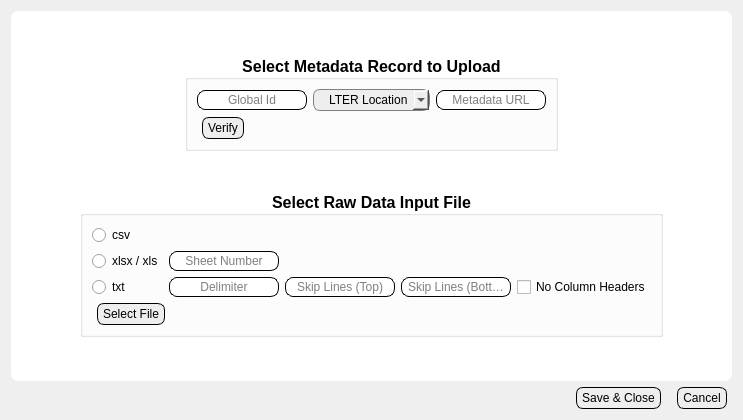
<?xml version="1.0" encoding="UTF-8"?>
<ui version="4.0">
 <class>Dialog</class>
 <widget class="QDialog" name="Dialog">
  <property name="geometry">
   <rect>
    <x>0</x>
    <y>0</y>
    <width>743</width>
    <height>420</height>
   </rect>
  </property>
  <property name="windowTitle">
   <string>Create Session</string>
  </property>
  <property name="styleSheet">
   <string notr="true">.QLabel{
	background: None;
}
.QComboBox {
    border: 1px solid gray;
    border-radius: 7px;
    padding: 2px;
	padding-left: 15px;
	background: #EEEEEE;
}
.QFrame, .QWidget{
	border-radius: 7;
	background: white;
}	

.QLineEdit{
	padding: 1px;
	border-style: solid;
	border: 1px solid black;
	border-radius: 8px;
}

.QPushButton {
	color: black;
	background: #EEEEEE;
	border-width: 1px;
	border-color: black;
	border-style: solid;
	border-radius: 7;
	margin-left: 5px;
	margin-right:5px;	
	padding-left: 5px;
	padding-right: 5px;
	padding-top: 3px;
	padding-bottom: 3px;
}

QTabWidget::tab-bar {
	left: 5px; /* move to the right by 5px */
}
/* Style the tab using the tab sub-control. Note that it reads QTabBar _not_ QTabWidget */

QTabBar::tab {
	background: qlineargradient(x1: 0, y1: 0, x2: 0, y2: 1, stop: 0 		#E1E1E1, stop: 0.4 #DDDDDD, stop: 0.5 #D8D8D8, stop: 1.0 #D3D3D3);
	border: 2px solid #C4C4C3;
	border-bottom-color: #C2C7CB; /* same as the pane color */
	border-top-left-radius: 4px;
	border-top-right-radius: 4px;
	min-width: 8ex;
	padding: 2px;
}
QTabBar::tab:selected, QTabBar::tab:hover {
	background: qlineargradient(x1: 0, y1: 0, x2: 0, y2: 1, stop: 0 #fafafa, stop: 0.4 #f4f4f4, stop: 0.5 #e7e7e7, stop: 1.0 #fafafa);
}
QTabBar::tab:selected {
	border-color: #9B9B9B;
	border-bottom-color: #C2C7CB; /* same as pane color */
}
QTabBar::tab:!selected {
	margin-top: 2px; /* make non-selected tabs look smaller */
}

</string>
  </property>
  <layout class="QVBoxLayout" name="verticalLayout_6">
   <item>
    <layout class="QVBoxLayout" name="verticalLayout_5">
     <item>
      <widget class="QFrame" name="frame">
       <property name="sizePolicy">
        <sizepolicy hsizetype="Expanding" vsizetype="Expanding">
         <horstretch>0</horstretch>
         <verstretch>0</verstretch>
        </sizepolicy>
       </property>
       <property name="styleSheet">
        <string notr="true"/>
       </property>
       <property name="frameShape">
        <enum>QFrame::StyledPanel</enum>
       </property>
       <property name="frameShadow">
        <enum>QFrame::Raised</enum>
       </property>
       <layout class="QVBoxLayout" name="verticalLayout_4">
        <item>
         <spacer name="verticalSpacer">
          <property name="orientation">
           <enum>Qt::Vertical</enum>
          </property>
          <property name="sizeHint" stdset="0">
           <size>
            <width>20</width>
            <height>2</height>
           </size>
          </property>
         </spacer>
        </item>
        <item>
         <layout class="QHBoxLayout" name="horizontalLayout_7">
          <item>
           <spacer name="horizontalSpacer_4">
            <property name="orientation">
             <enum>Qt::Horizontal</enum>
            </property>
            <property name="sizeHint" stdset="0">
             <size>
              <width>40</width>
              <height>20</height>
             </size>
            </property>
           </spacer>
          </item>
          <item>
           <widget class="QGroupBox" name="groupBoxMeta">
            <property name="sizePolicy">
             <sizepolicy hsizetype="Expanding" vsizetype="Fixed">
              <horstretch>0</horstretch>
              <verstretch>0</verstretch>
             </sizepolicy>
            </property>
            <property name="font">
             <font>
              <pointsize>12</pointsize>
              <weight>75</weight>
              <bold>true</bold>
             </font>
            </property>
            <property name="title">
             <string>Select Metadata Record to Upload</string>
            </property>
            <property name="alignment">
             <set>Qt::AlignCenter</set>
            </property>
            <layout class="QVBoxLayout" name="verticalLayout_3">
             <item>
              <layout class="QVBoxLayout" name="verticalLayout_2">
               <item>
                <layout class="QHBoxLayout" name="horizontalLayout">
                 <item>
                  <widget class="QLineEdit" name="lnedGlobalId">
                   <property name="enabled">
                    <bool>true</bool>
                   </property>
                   <property name="sizePolicy">
                    <sizepolicy hsizetype="Fixed" vsizetype="Fixed">
                     <horstretch>0</horstretch>
                     <verstretch>0</verstretch>
                    </sizepolicy>
                   </property>
                   <property name="focusPolicy">
                    <enum>Qt::StrongFocus</enum>
                   </property>
                   <property name="alignment">
                    <set>Qt::AlignCenter</set>
                   </property>
                   <property name="placeholderText">
                    <string>Global Id</string>
                   </property>
                  </widget>
                 </item>
                 <item>
                  <widget class="QComboBox" name="cboxLTERloc">
                   <property name="sizePolicy">
                    <sizepolicy hsizetype="Fixed" vsizetype="Fixed">
                     <horstretch>0</horstretch>
                     <verstretch>0</verstretch>
                    </sizepolicy>
                   </property>
                   <property name="focusPolicy">
                    <enum>Qt::StrongFocus</enum>
                   </property>
                   <property name="layoutDirection">
                    <enum>Qt::LeftToRight</enum>
                   </property>
                   <property name="autoFillBackground">
                    <bool>false</bool>
                   </property>
                   <property name="frame">
                    <bool>false</bool>
                   </property>
                   <item>
                    <property name="text">
                     <string>LTER Location</string>
                    </property>
                   </item>
                   <item>
                    <property name="text">
                     <string>AND</string>
                    </property>
                   </item>
                   <item>
                    <property name="text">
                     <string>ARC</string>
                    </property>
                   </item>
                   <item>
                    <property name="text">
                     <string>BES</string>
                    </property>
                   </item>
                   <item>
                    <property name="text">
                     <string>BNZ</string>
                    </property>
                   </item>
                   <item>
                    <property name="text">
                     <string>CCE</string>
                    </property>
                   </item>
                   <item>
                    <property name="text">
                     <string>CDR</string>
                    </property>
                   </item>
                   <item>
                    <property name="text">
                     <string>CAP</string>
                    </property>
                   </item>
                   <item>
                    <property name="text">
                     <string>CWT</string>
                    </property>
                   </item>
                   <item>
                    <property name="text">
                     <string>FCE</string>
                    </property>
                   </item>
                   <item>
                    <property name="text">
                     <string>GCE</string>
                    </property>
                   </item>
                   <item>
                    <property name="text">
                     <string>HFR</string>
                    </property>
                   </item>
                   <item>
                    <property name="text">
                     <string>HBR</string>
                    </property>
                   </item>
                   <item>
                    <property name="text">
                     <string>JRN</string>
                    </property>
                   </item>
                   <item>
                    <property name="text">
                     <string>KBS</string>
                    </property>
                   </item>
                   <item>
                    <property name="text">
                     <string>KNZ</string>
                    </property>
                   </item>
                   <item>
                    <property name="text">
                     <string>LNO</string>
                    </property>
                   </item>
                   <item>
                    <property name="text">
                     <string>LUQ</string>
                    </property>
                   </item>
                   <item>
                    <property name="text">
                     <string>MCM</string>
                    </property>
                   </item>
                   <item>
                    <property name="text">
                     <string>MCR</string>
                    </property>
                   </item>
                   <item>
                    <property name="text">
                     <string>NWT</string>
                    </property>
                   </item>
                   <item>
                    <property name="text">
                     <string>NTL</string>
                    </property>
                   </item>
                   <item>
                    <property name="text">
                     <string>PAL</string>
                    </property>
                   </item>
                   <item>
                    <property name="text">
                     <string>PIE</string>
                    </property>
                   </item>
                   <item>
                    <property name="text">
                     <string>SBC</string>
                    </property>
                   </item>
                   <item>
                    <property name="text">
                     <string>SEV</string>
                    </property>
                   </item>
                   <item>
                    <property name="text">
                     <string>SGS</string>
                    </property>
                   </item>
                   <item>
                    <property name="text">
                     <string>VCR</string>
                    </property>
                   </item>
                  </widget>
                 </item>
                 <item>
                  <widget class="QLineEdit" name="lnedMetadataUrl">
                   <property name="sizePolicy">
                    <sizepolicy hsizetype="Fixed" vsizetype="Fixed">
                     <horstretch>0</horstretch>
                     <verstretch>0</verstretch>
                    </sizepolicy>
                   </property>
                   <property name="focusPolicy">
                    <enum>Qt::StrongFocus</enum>
                   </property>
                   <property name="text">
                    <string/>
                   </property>
                   <property name="alignment">
                    <set>Qt::AlignCenter</set>
                   </property>
                   <property name="placeholderText">
                    <string>Metadata URL</string>
                   </property>
                  </widget>
                 </item>
                </layout>
               </item>
               <item>
                <layout class="QHBoxLayout" name="horizontalLayout_2">
                 <item>
                  <widget class="QPushButton" name="btnVerifyMeta">
                   <property name="sizePolicy">
                    <sizepolicy hsizetype="Fixed" vsizetype="Fixed">
                     <horstretch>0</horstretch>
                     <verstretch>0</verstretch>
                    </sizepolicy>
                   </property>
                   <property name="focusPolicy">
                    <enum>Qt::StrongFocus</enum>
                   </property>
                   <property name="contextMenuPolicy">
                    <enum>Qt::DefaultContextMenu</enum>
                   </property>
                   <property name="text">
                    <string>Verify</string>
                   </property>
                   <property name="autoDefault">
                    <bool>false</bool>
                   </property>
                   <property name="flat">
                    <bool>false</bool>
                   </property>
                  </widget>
                 </item>
                 <item>
                  <spacer name="horizontalSpacer_7">
                   <property name="orientation">
                    <enum>Qt::Horizontal</enum>
                   </property>
                   <property name="sizeHint" stdset="0">
                    <size>
                     <width>40</width>
                     <height>20</height>
                    </size>
                   </property>
                  </spacer>
                 </item>
                </layout>
               </item>
              </layout>
             </item>
            </layout>
           </widget>
          </item>
          <item>
           <spacer name="horizontalSpacer_5">
            <property name="orientation">
             <enum>Qt::Horizontal</enum>
            </property>
            <property name="sizeHint" stdset="0">
             <size>
              <width>40</width>
              <height>20</height>
             </size>
            </property>
           </spacer>
          </item>
         </layout>
        </item>
        <item>
         <spacer name="verticalSpacer_2">
          <property name="orientation">
           <enum>Qt::Vertical</enum>
          </property>
          <property name="sizeHint" stdset="0">
           <size>
            <width>20</width>
            <height>0</height>
           </size>
          </property>
         </spacer>
        </item>
        <item>
         <layout class="QHBoxLayout" name="horizontalLayout_6">
          <item>
           <spacer name="horizontalSpacer_3">
            <property name="orientation">
             <enum>Qt::Horizontal</enum>
            </property>
            <property name="sizeHint" stdset="0">
             <size>
              <width>40</width>
              <height>20</height>
             </size>
            </property>
           </spacer>
          </item>
          <item>
           <widget class="QGroupBox" name="groupBoxFile">
            <property name="sizePolicy">
             <sizepolicy hsizetype="Expanding" vsizetype="Fixed">
              <horstretch>0</horstretch>
              <verstretch>0</verstretch>
             </sizepolicy>
            </property>
            <property name="font">
             <font>
              <pointsize>12</pointsize>
              <weight>75</weight>
              <bold>true</bold>
             </font>
            </property>
            <property name="title">
             <string>Select Raw Data Input File</string>
            </property>
            <property name="alignment">
             <set>Qt::AlignCenter</set>
            </property>
            <layout class="QHBoxLayout" name="horizontalLayout_5">
             <item>
              <layout class="QVBoxLayout" name="verticalLayout">
               <item>
                <layout class="QGridLayout" name="gridLayout">
                 <item row="2" column="1">
                  <widget class="QLineEdit" name="lnedDelimiter">
                   <property name="sizePolicy">
                    <sizepolicy hsizetype="Fixed" vsizetype="Fixed">
                     <horstretch>0</horstretch>
                     <verstretch>0</verstretch>
                    </sizepolicy>
                   </property>
                   <property name="focusPolicy">
                    <enum>Qt::StrongFocus</enum>
                   </property>
                   <property name="text">
                    <string/>
                   </property>
                   <property name="alignment">
                    <set>Qt::AlignCenter</set>
                   </property>
                   <property name="placeholderText">
                    <string>Delimiter</string>
                   </property>
                  </widget>
                 </item>
                 <item row="2" column="3">
                  <widget class="QLineEdit" name="lnedSkipBottom">
                   <property name="sizePolicy">
                    <sizepolicy hsizetype="Fixed" vsizetype="Fixed">
                     <horstretch>0</horstretch>
                     <verstretch>0</verstretch>
                    </sizepolicy>
                   </property>
                   <property name="focusPolicy">
                    <enum>Qt::StrongFocus</enum>
                   </property>
                   <property name="text">
                    <string/>
                   </property>
                   <property name="alignment">
                    <set>Qt::AlignCenter</set>
                   </property>
                   <property name="placeholderText">
                    <string>Skip Lines (Bottom)</string>
                   </property>
                  </widget>
                 </item>
                 <item row="2" column="0">
                  <widget class="QRadioButton" name="rbtnTxt">
                   <property name="sizePolicy">
                    <sizepolicy hsizetype="Fixed" vsizetype="Fixed">
                     <horstretch>0</horstretch>
                     <verstretch>0</verstretch>
                    </sizepolicy>
                   </property>
                   <property name="focusPolicy">
                    <enum>Qt::TabFocus</enum>
                   </property>
                   <property name="text">
                    <string>txt</string>
                   </property>
                  </widget>
                 </item>
                 <item row="2" column="4">
                  <widget class="QCheckBox" name="ckHeader">
                   <property name="text">
                    <string>No Column Headers</string>
                   </property>
                  </widget>
                 </item>
                 <item row="2" column="2">
                  <widget class="QLineEdit" name="lnedSkipTop">
                   <property name="sizePolicy">
                    <sizepolicy hsizetype="Fixed" vsizetype="Fixed">
                     <horstretch>0</horstretch>
                     <verstretch>0</verstretch>
                    </sizepolicy>
                   </property>
                   <property name="focusPolicy">
                    <enum>Qt::StrongFocus</enum>
                   </property>
                   <property name="text">
                    <string/>
                   </property>
                   <property name="alignment">
                    <set>Qt::AlignCenter</set>
                   </property>
                   <property name="placeholderText">
                    <string>Skip Lines (Top)</string>
                   </property>
                  </widget>
                 </item>
                 <item row="1" column="1">
                  <widget class="QLineEdit" name="lnedExcelSheet">
                   <property name="sizePolicy">
                    <sizepolicy hsizetype="Fixed" vsizetype="Fixed">
                     <horstretch>0</horstretch>
                     <verstretch>0</verstretch>
                    </sizepolicy>
                   </property>
                   <property name="focusPolicy">
                    <enum>Qt::StrongFocus</enum>
                   </property>
                   <property name="text">
                    <string/>
                   </property>
                   <property name="alignment">
                    <set>Qt::AlignCenter</set>
                   </property>
                   <property name="placeholderText">
                    <string>Sheet Number</string>
                   </property>
                  </widget>
                 </item>
                 <item row="0" column="0">
                  <widget class="QRadioButton" name="rbtnCsv">
                   <property name="sizePolicy">
                    <sizepolicy hsizetype="Fixed" vsizetype="Fixed">
                     <horstretch>0</horstretch>
                     <verstretch>0</verstretch>
                    </sizepolicy>
                   </property>
                   <property name="focusPolicy">
                    <enum>Qt::TabFocus</enum>
                   </property>
                   <property name="text">
                    <string>csv</string>
                   </property>
                  </widget>
                 </item>
                 <item row="1" column="0">
                  <widget class="QRadioButton" name="rbtnExcel">
                   <property name="sizePolicy">
                    <sizepolicy hsizetype="Fixed" vsizetype="Fixed">
                     <horstretch>0</horstretch>
                     <verstretch>0</verstretch>
                    </sizepolicy>
                   </property>
                   <property name="focusPolicy">
                    <enum>Qt::TabFocus</enum>
                   </property>
                   <property name="text">
                    <string>xlsx / xls</string>
                   </property>
                  </widget>
                 </item>
                </layout>
               </item>
               <item>
                <layout class="QHBoxLayout" name="horizontalLayout_4">
                 <item>
                  <widget class="QPushButton" name="btnSelectFile">
                   <property name="enabled">
                    <bool>true</bool>
                   </property>
                   <property name="sizePolicy">
                    <sizepolicy hsizetype="Fixed" vsizetype="Fixed">
                     <horstretch>0</horstretch>
                     <verstretch>0</verstretch>
                    </sizepolicy>
                   </property>
                   <property name="focusPolicy">
                    <enum>Qt::StrongFocus</enum>
                   </property>
                   <property name="text">
                    <string>Select File</string>
                   </property>
                   <property name="autoDefault">
                    <bool>false</bool>
                   </property>
                  </widget>
                 </item>
                 <item>
                  <spacer name="horizontalSpacer_6">
                   <property name="orientation">
                    <enum>Qt::Horizontal</enum>
                   </property>
                   <property name="sizeHint" stdset="0">
                    <size>
                     <width>40</width>
                     <height>20</height>
                    </size>
                   </property>
                  </spacer>
                 </item>
                </layout>
               </item>
              </layout>
             </item>
            </layout>
           </widget>
          </item>
          <item>
           <spacer name="horizontalSpacer">
            <property name="orientation">
             <enum>Qt::Horizontal</enum>
            </property>
            <property name="sizeHint" stdset="0">
             <size>
              <width>40</width>
              <height>20</height>
             </size>
            </property>
           </spacer>
          </item>
         </layout>
        </item>
        <item>
         <spacer name="verticalSpacer_3">
          <property name="orientation">
           <enum>Qt::Vertical</enum>
          </property>
          <property name="sizeHint" stdset="0">
           <size>
            <width>20</width>
            <height>2</height>
           </size>
          </property>
         </spacer>
        </item>
       </layout>
      </widget>
     </item>
     <item>
      <layout class="QHBoxLayout" name="horizontalLayout_3">
       <item>
        <spacer name="horizontalSpacer_2">
         <property name="orientation">
          <enum>Qt::Horizontal</enum>
         </property>
         <property name="sizeHint" stdset="0">
          <size>
           <width>40</width>
           <height>20</height>
          </size>
         </property>
        </spacer>
       </item>
       <item>
        <widget class="QPushButton" name="btnSaveClose">
         <property name="focusPolicy">
          <enum>Qt::TabFocus</enum>
         </property>
         <property name="text">
          <string>Save &amp;&amp; Close</string>
         </property>
         <property name="autoDefault">
          <bool>false</bool>
         </property>
        </widget>
       </item>
       <item>
        <widget class="QPushButton" name="btnCancel">
         <property name="focusPolicy">
          <enum>Qt::TabFocus</enum>
         </property>
         <property name="text">
          <string>Cancel</string>
         </property>
         <property name="autoDefault">
          <bool>false</bool>
         </property>
        </widget>
       </item>
      </layout>
     </item>
    </layout>
   </item>
  </layout>
 </widget>
 <tabstops>
  <tabstop>lnedGlobalId</tabstop>
  <tabstop>cboxLTERloc</tabstop>
  <tabstop>lnedMetadataUrl</tabstop>
  <tabstop>btnVerifyMeta</tabstop>
  <tabstop>rbtnCsv</tabstop>
  <tabstop>rbtnExcel</tabstop>
  <tabstop>lnedExcelSheet</tabstop>
  <tabstop>rbtnTxt</tabstop>
  <tabstop>lnedDelimiter</tabstop>
  <tabstop>lnedSkipTop</tabstop>
  <tabstop>lnedSkipBottom</tabstop>
 </tabstops>
 <resources/>
 <connections/>
</ui>
